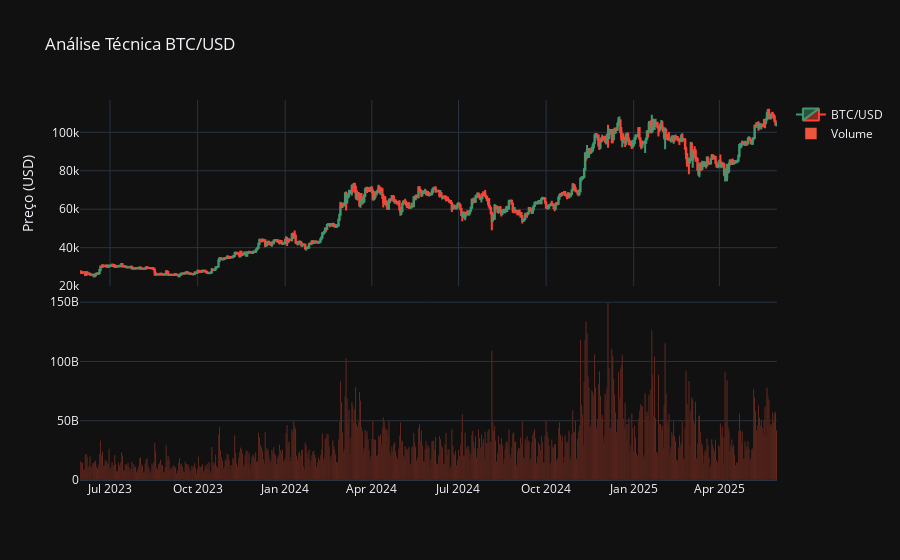

This figure's notebook cell:
### Code cell
import plotly.graph_objects as go
from plotly.subplots import make_subplots

# Criar figura com subplots
fig = make_subplots(rows=2, cols=1, shared_xaxes=True, vertical_spacing=0.02)

# Gráfico de preços
fig.add_trace(go.Candlestick(
    x=dados.index,
    open=dados['BTC-USD']['Open'],
    high=dados['BTC-USD']['High'],
    low=dados['BTC-USD']['Low'],
    close=dados['BTC-USD']['Close'],
    name='BTC/USD'
), row=1, col=1)

# Gráfico de volume
fig.add_trace(go.Bar(
    x=dados.index,
    y=dados['BTC-USD']['Volume'],
    name='Volume'
), row=2, col=1)

# Layout
fig.update_layout(
    title='Análise Técnica BTC/USD',
    yaxis_title='Preço (USD)',
    xaxis_rangeslider_visible=False,
    template='plotly_dark'
)

fig.show()

### Figure 1 — Plotly figure (JSON) as saved in the notebook; plotly's stock layout.template omitted (floating-point values rounded to 4 significant figures; data arrays with more than 128 entries replaced by an {"elided": "..."} marker saying what was removed)
{"data": [{"close": {"elided": "732 float values"}, "high": {"elided": "732 float values"}, "low": {"elided": "732 float values"}, "name": "BTC/USD", "open": {"elided": "732 float values"}, "type": "candlestick", "x": {"elided": "732 str values"}, "xaxis": "x", "yaxis": "y"}, {"name": "Volume", "type": "bar", "x": {"elided": "732 str values"}, "xaxis": "x2", "y": {"elided": "732 int values"}, "yaxis": "y2"}], "layout": {"title": {"text": "Análise Técnica BTC/USD"}, "xaxis": {"anchor": "y", "domain": [0, 1], "matches": "x2", "rangeslider": {"visible": false}, "showticklabels": false}, "xaxis2": {"anchor": "y2", "domain": [0, 1]}, "yaxis": {"anchor": "x", "domain": [0.51, 1], "title": {"text": "Preço (USD)"}}, "yaxis2": {"anchor": "x2", "domain": [0, 0.49]}}}
